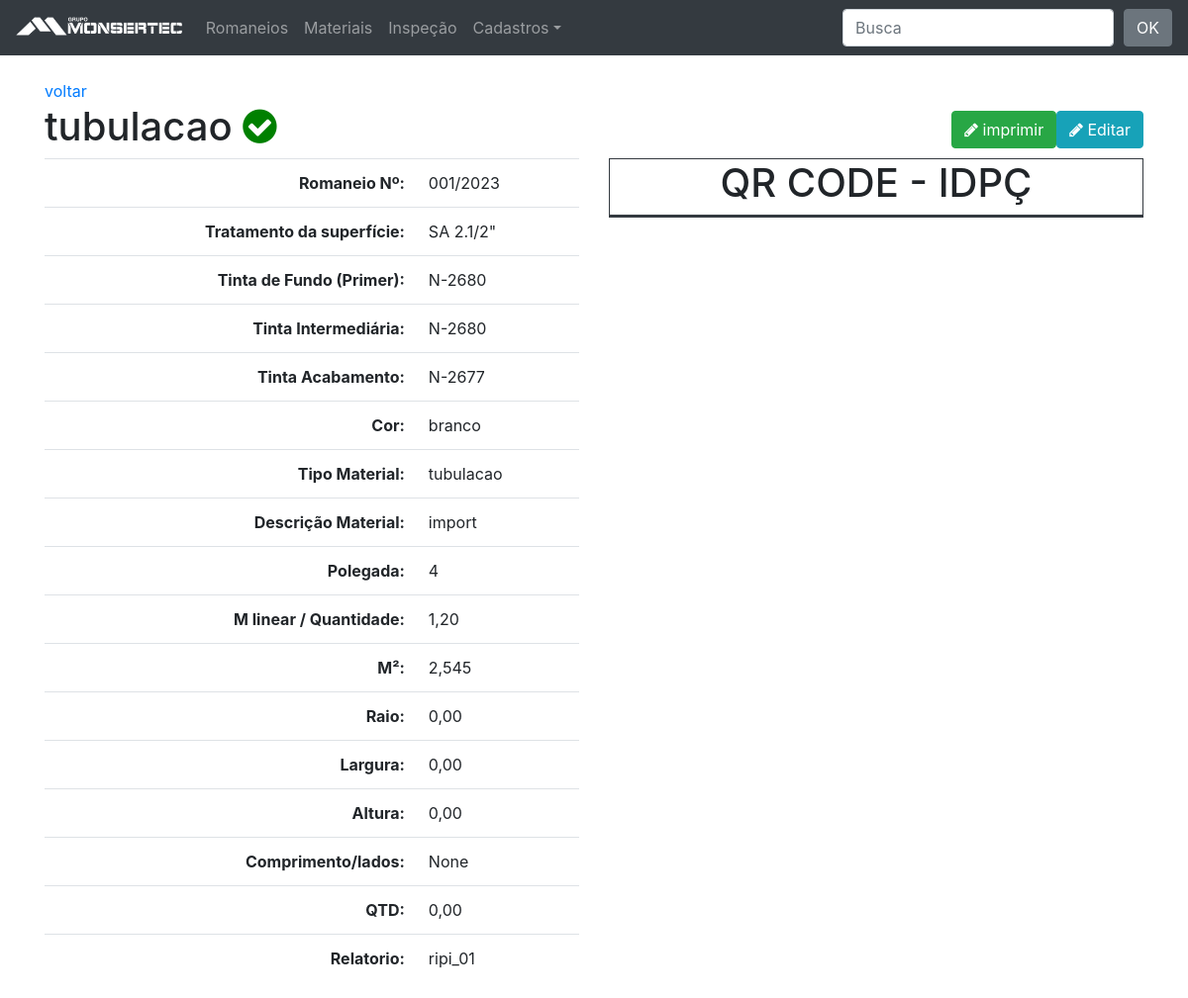
/material/10, run on the app's committed database.
### material/models.py (models this page shows, shortened)
class Material(TimeStampedModel):
    concluido =  models.BooleanField(default=False)
    n_romaneio = models.ForeignKey(Romaneio, on_delete=models.CASCADE, related_name='romaneios')
    jato = models.ForeignKey(Tratamento, on_delete=models.CASCADE, blank=True, null=True)
    tf = models.ForeignKey(TintaFundo, on_delete=models.CASCADE, blank=True, null=True)
    ti = models.ForeignKey(TintaIntermediaria, on_delete=models.CASCADE, blank=True, null=True)
    ta = models.ForeignKey(TintaAcabamento, on_delete=models.CASCADE, blank=True, null=True)
    cor = models.CharField(max_length=15, blank=True, null=True)
    material = models.CharField(max_length=15, choices=MATERIAIS)
    descricao = models.CharField('Descrição',max_length=30, blank=True, null=True)
    polegada = models.CharField('Pol', max_length=4, blank=True, null=True)
    m_quantidade = models.DecimalField('M/QTD', max_digits=7, decimal_places=2, blank=True, null=True)
    m2 = models.DecimalField('M²', max_digits=7, decimal_places=3)
    raio = models.DecimalField('raio', max_digits=7, decimal_places=2, blank=True, null=True)
    largura = models.DecimalField('largura', max_digits=7, decimal_places=2, blank=True, null=True)
    altura = models.DecimalField('altura', max_digits=7, decimal_places=2, blank=True, null=True)
    comprimento = models.DecimalField('comprimento/lados', max_digits=7, decimal_places=2, blank=True, null=True)
    lados = models.DecimalField('QTD', max_digits=7, decimal_places=2, blank=True, null=True)
    relatorio = models.CharField(max_length=20, blank=True, null=True)
    class Meta:
        ordering = ('-created',)

class Tratamento(models.Model):
    tratamento = models.CharField(max_length=30, unique=True)
    class Meta:
        ordering = ('tratamento',)
    def __str__(self):
        return self.tratamento

class TintaFundo(models.Model):
    tinta_fundo = models.CharField(max_length=30, unique=True)
    class Meta:
        ordering = ('tinta_fundo',)
    def __str__(self):
        return self.tinta_fundo

class TintaIntermediaria(models.Model):
    tinta_intermediaria = models.CharField(max_length=30, unique=True)
    class Meta:
        ordering = ('tinta_intermediaria',)
    def __str__(self):
        return self.tinta_intermediaria

class TintaAcabamento(models.Model):
    tinta_acabamento = models.CharField(max_length=30, unique=True)
    class Meta:
        ordering = ('tinta_acabamento',)
    def __str__(self):
        return self.tinta_acabamento

### romaneio/models.py (models this page shows, shortened)
class Romaneio(models.Model):
    funcionario = models.ForeignKey(User, on_delete=models.CASCADE)
    entrada = models.DateField(verbose_name='Data de Entrada')
    nf = models.CharField('NF',max_length=15, blank=True, null=True)
    romaneio = models.CharField(max_length=15, unique=True)
    documento = models.CharField('documento referência', max_length=20, blank=True, null=True)
    obs = models.CharField('Obs',blank=True, null=True, max_length=40)
    area = models.ForeignKey(Area, on_delete=models.CASCADE)
    solicitante = models.ForeignKey(Solicitante, on_delete=models.CASCADE)
    relatorio = models.CharField('relatorio',blank=True, null=True, max_length=10)
    class Meta:
        ordering = ('romaneio',)
    def __str__(self):
        return self.romaneio

### material/views.py (the view)
# urls.py: path('material/<int:pk>', v.material_detail, name='material_detail'),
def material_detail(request, pk):
    template_name = 'material_detail.html'
    obj = Material.objects.get(pk=pk)
    link = f"www.google.com/{obj.pk}"
    context = {'object': obj, 'link':link}
    return render(request, template_name, context)

### material/templates/material_detail.html (shortened to what this page needs)
{% extends "base.html" %}
{% load qr_code %}
{% block content %}
<a href="{% url 'material:material_list'  %}">voltar</a>
    <h1> {{ object.material }}
        <td>
            {% if object.concluido %}
              <i class="fa fa-check-circle ok"></i>
            {% else %}
              <i class="fa fa-minus-circle no"></i>
            {% endif %}
        </td>
        <span class="pull-right">
            <a href="{% url 'material:material_edit' object.pk %}">
                <button type="button" class="btn btn-info">
                    <span class="fa fa-pencil"></span> Editar
                </button>
            </a>
        </span>
        <span class="pull-right">
            <a href="{% url 'material:render_pdf_view' object.pk %}">
                <button type="button" class="btn btn-success">
                    <span class="fa fa-pencil"></span> imprimir
                </button>
            </a>
        </span>
    </h1>
<div class="row">
    <div class="col-sm-6">
        <table class="table table-user-information">
            <tbody>
                <tr>
                    <th class="text-right">Romaneio Nº:</th>
                    <td>
                        {{ object.n_romaneio }}
                    </td>
                </tr>
                <tr>
                    <th class="text-right">Tratamento da superfície:</th>
                    <td>{{ object.jato }}</td>
                </tr>
                <tr>
                    <th class="text-right">Tinta de Fundo (Primer):</th>
                    <td> {{ object.tf }}</td>
                </tr>
                <tr>
                    <th class="text-right">Tinta Intermediária:</th>
                    <td>{{ object.ti }}</td>
                </tr>
                <tr>
                    <th class="text-right">Tinta Acabamento:</th>
                    <td>{{ object.ta }}</td>
                </tr>
                <tr>
                    <th class="text-right">Cor:</th>
                    <td>{{ object.cor }}</td>
                </tr>
                <tr>
                    <th class="text-right">Tipo Material:</th>
                    <td>{{ object.material }}</td>
                </tr>
                <tr>
                    <th class="text-right">Descrição Material:</th>
                    <td>{{ object.descricao }}</td>
                </tr>
                <tr>
                    <th class="text-right">Polegada:</th>
                    <td>{{ object.polegada }}</td>
                </tr>
                <tr>
                    <th class="text-right">M linear / Quantidade:</th>
                    <td>{{ object.m_quantidade }}</td>
                </tr>
                <tr>
                    <th class="text-right">M²:</th>
                    <td>{{ object.m2 }}</td>
                </tr>
                <tr>
                    <th class="text-right">Raio:</th>
                    <td>{{ object.raio }}</td>
                </tr>
                <tr>
                    <th class="text-right">Largura:</th>
                    <td>{{ object.largura }}</td>
                </tr>
                <tr>
                    <th class="text-right">Altura:</th>
                    <td>{{ object.altura }}</td>
                </tr>
                <tr>
                    <th class="text-right">Comprimento/lados:</th>
                    <td>{{ object.comprimento }}</td>
                </tr>
                <tr>
                    <th class="text-right">QTD:</th>
                    <td>{{ object.lados }}</td>
                </tr>
                <tr>
                    <th class="text-right">Relatorio:</th>
                    <td>{{ object.relatorio }}</td>
                </tr>
            </tbody>
        </table>
    </div>
    <div class="col-sm-6">
        <div class="d-flex justify-content-center border border-dark" >
            <h1>QR CODE - IDPÇ </h1>
        </div>
        <div class="d-flex justify-content-center border border-dark" >
        </div>
    </div>
</div>
{% endblock content %}

### core/static/css/style.css (style rules this page uses)
body { margin-top: 80px; }
.ok { color: green; }

### data on the page
Material: material "tubulacao", n_romaneio "001/2023", jato "SA 2.1/2\"", tf "N-2680", ti "N-2680", ta "N-2677", cor "branco", descricao "import", polegada "4", m_quantidade "1,20", m2 "2,545", raio "0,00", largura "0,00", altura "0,00", comprimento "None", lados "0,00", relatorio "ripi_01"
